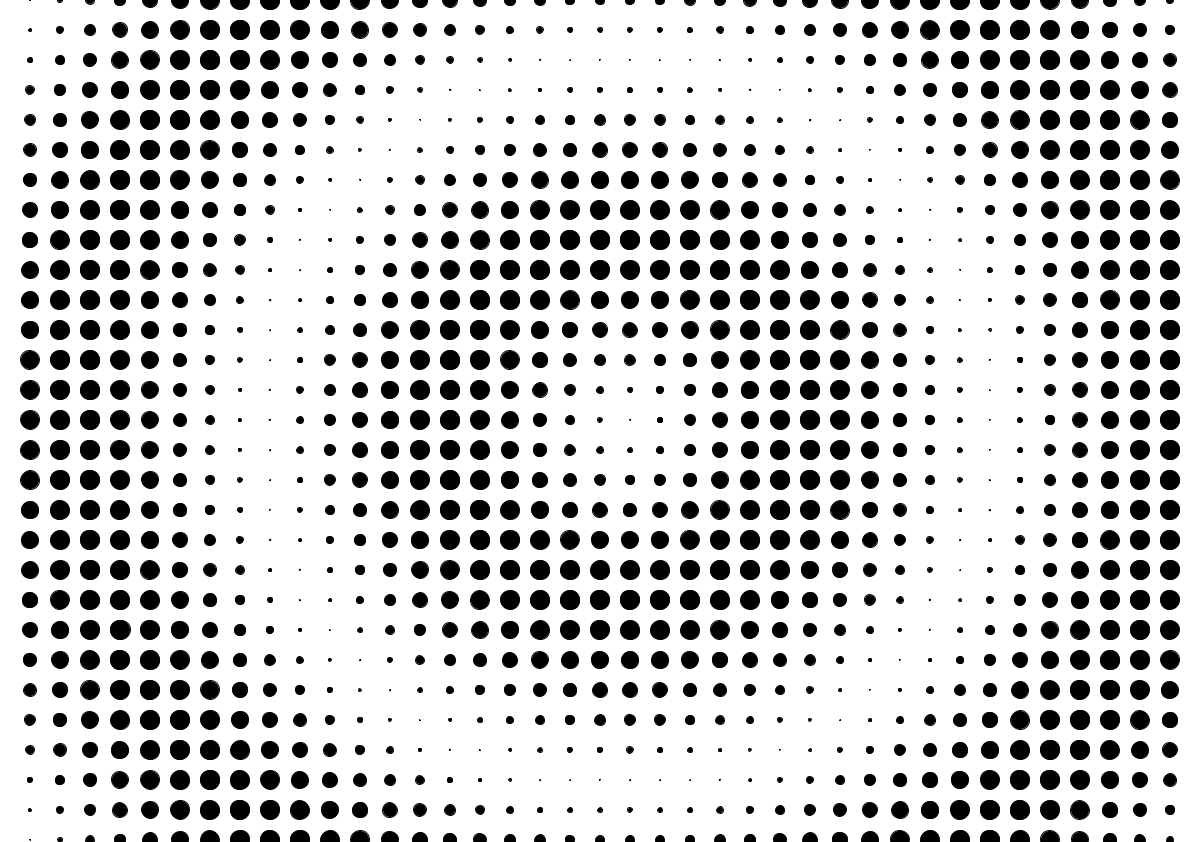
Frame 1 (no input)
Frame 60 (the mouse pressed at the canvas centre just before this capture): identical to frame 1, image omitted
Frame 120 (the mouse held since frame 60 and released just before this capture): identical to frame 1, image omitted

The Processing sketch that drew this single still picture (run headless with seeded random() and noise(); from frame 60 on, the mouse is pressed at the canvas centre):

// Processing sketch: circular_sine
// ── circular_sine.pde

// Sketch Settings
float baseRandomness = 100;
float spacingValue = 10;
float circRadius = 20;

// Global Variables
int currentStep = 0;
int currentX = 0;
int currentY = 0;
float translation = 0;
float maxDistance;

void setup() {
  size(1190, 842);

  background(255);
  fill(0);
  
  maxDistance = dist(0, 0, width / 2, height / 2);
}

void draw() {
  
  while (currentY <= height) {
   
    // calculate values
    float distance = dist(currentX, currentY, width / 2, height / 2);
    float distRatio = map(distance, 0, maxDistance, 1, 0);
    currentX += circRadius + spacingValue;
    float translationRatio = map(translation, 0, 1, 0, TWO_PI);
    float drawSize = sin(map(distRatio, 1, 0, 0, TWO_PI) + translationRatio);
       
    // draw ellipse
    ellipse(currentX, currentY, circRadius * drawSize, circRadius * drawSize);
    
    // increment values
    currentStep += 1;
    
    // move to new line
    if (currentX >= width) {
      currentX = 0;
      currentStep = 0;
      currentY += spacingValue + circRadius;
    }
  
  }
  
}

void keyPressed() {
  if (key == 'r') {
    background(255);
    translation += 0.05;
    currentY = 0;
    currentX = 0;
  }
}
